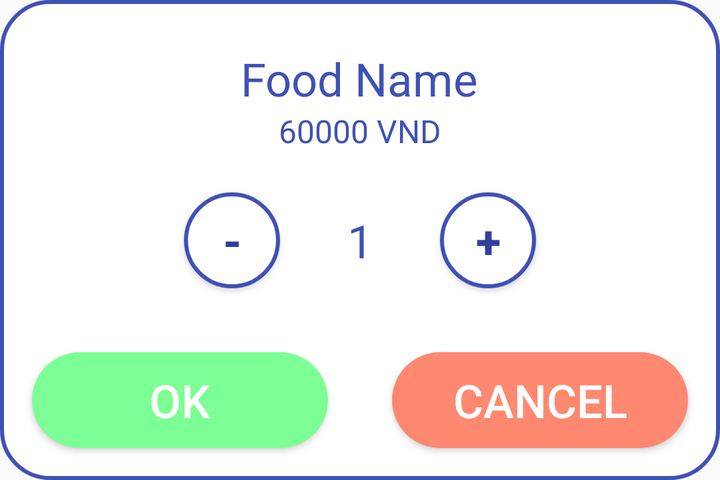
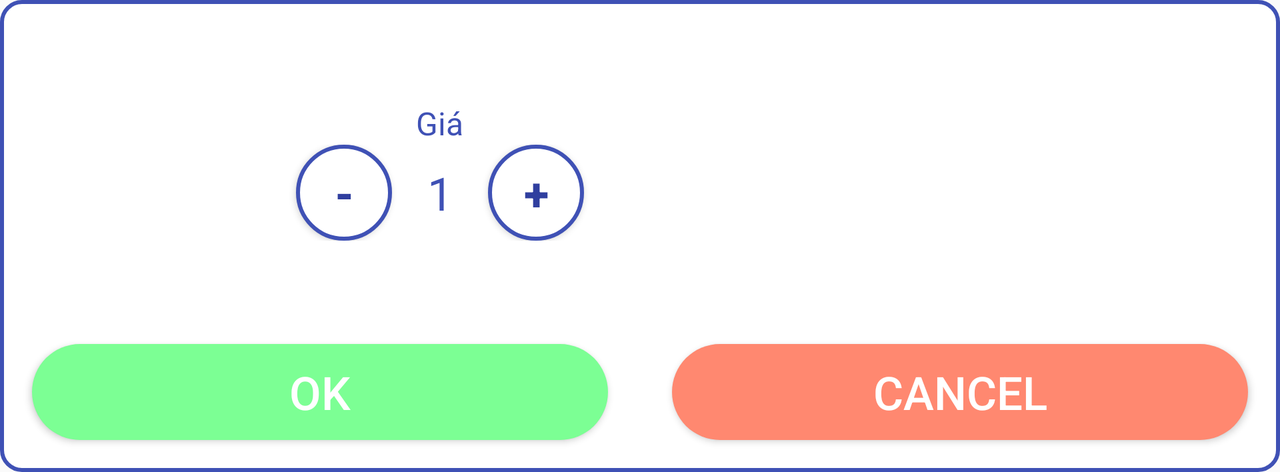

First picture: res/layout/ on a phone held upright. Second picture: the repository's own variant of that layout, on a device whose configuration matches the variant's folder. Source for both follows.
<!-- AndroidManifest.xml: application theme Theme.AppCompat.Light.NoActionBar -->
<!-- res/layout/dialog_choose.xml -->
<?xml version="1.0" encoding="utf-8"?>
<LinearLayout
    xmlns:android="http://schemas.android.com/apk/res/android" android:layout_width="match_parent"
    android:layout_height="wrap_content"
    android:orientation="vertical"
    android:layout_gravity="center"
    android:background="@drawable/round_outline">
    <RelativeLayout
        android:layout_marginTop="@dimen/activity_margin"
        android:padding="@dimen/activity_padding"
        android:layout_width="wrap_content"
        android:layout_height="wrap_content">

        <ImageView
            android:src="@drawable/background"
            android:id="@+id/img_dish_dialog"
            android:layout_width="@dimen/item_dish2"
            android:layout_height="@dimen/item_dish2"
            android:scaleType="centerCrop"
            android:layout_centerHorizontal="true"
            android:layout_marginBottom="@dimen/activity_padding"
            />
        <LinearLayout
            android:layout_width="match_parent"
            android:layout_height="wrap_content"
            android:gravity="center"
            android:layout_below="@id/img_dish_dialog"
            android:orientation="vertical">

            <TextView
                android:id="@+id/txt_dish_name_dialog"
                android:layout_width="wrap_content"
                android:layout_height="wrap_content"
                android:text="Food Name"
                android:gravity="center"
                android:textColor="@color/colorPrimary"
                android:textSize="@dimen/text_size_name"
                />
            <TextView
                android:id="@+id/txt_dish_price_dialog"
                android:layout_width="wrap_content"
                android:layout_height="wrap_content"
                android:textColor="@color/colorPrimary"
                android:text="60000 VND"
                android:textSize="@dimen/text_size_cost"

                />
        </LinearLayout>
    </RelativeLayout>
    <LinearLayout
        android:layout_width="wrap_content"
        android:layout_height="wrap_content"
        android:orientation="vertical"
        android:layout_gravity="center">

        <LinearLayout
            android:layout_width="wrap_content"
            android:layout_height="wrap_content">

            <Button
                android:id="@+id/btn_sub"
                android:layout_width="@dimen/btn_height"
                android:layout_height="wrap_content"
                android:layout_gravity="center"
                android:layout_margin="@dimen/activity_margin"
                android:background="@drawable/round_outline"
                android:text="@string/action_sub"
                android:textColor="@color/colorPrimaryDark"
                android:textSize="@dimen/text_size_name"
                android:textStyle="bold" />

            <TextView
            android:id="@+id/amounts"
            android:textSize="@dimen/text_size_name"
                android:textColor="@color/colorPrimary"
            android:text="1"
            android:gravity="center"
            android:layout_width="@dimen/btn_height"
            android:layout_height="match_parent" />

            <Button
                android:id="@+id/btn_add"
                android:layout_width="@dimen/btn_height"
                android:layout_height="wrap_content"
                android:layout_gravity="center"
                android:layout_margin="@dimen/activity_margin"
                android:background="@drawable/round_outline"
                android:text="@string/action_add"
                android:textColor="@color/colorPrimaryDark"
                android:textSize="@dimen/text_size_name"
                android:textStyle="bold" />
        </LinearLayout>
    </LinearLayout>

    <LinearLayout
        android:layout_width="match_parent"
        android:layout_height="wrap_content"
        android:orientation="horizontal">
        <Button
            android:id="@+id/btn_ok"
            android:layout_margin="@dimen/activity_margin"
            android:layout_gravity="center"
            android:layout_width="match_parent"
            android:layout_height="@dimen/btn_height"
            android:background="@drawable/btn_border_green"
            android:text="@string/action_ok"
            android:textColor="@color/white"
            android:layout_weight="1"
            android:textSize="@dimen/text_size_name"
            />
        <Button
            android:id="@+id/btn_cancel"
            android:layout_margin="@dimen/activity_margin"
            android:layout_gravity="center"
            android:layout_width="match_parent"
            android:layout_height="@dimen/btn_height"
            android:background="@drawable/btn_border_red"
            android:textColor="@color/white"
            android:text="@string/action_cancel"
            android:layout_weight="1"
            android:textSize="@dimen/text_size_name"/>


    </LinearLayout>
</LinearLayout>
<!-- resources referenced by this layout -->
<resources>
  <color name="colorPrimary">#3F51B5</color>
  <color name="colorPrimaryDark">#303F9F</color>
  <color name="white">#ffffff</color>
  <dimen name="activity_margin">16dp</dimen>
  <dimen name="activity_padding">4dp</dimen>
  <dimen name="btn_height">48dp</dimen>
  <dimen name="text_size_cost">16sp</dimen>
  <dimen name="text_size_name">23sp</dimen>
  <!-- drawable background: jpg bitmap (drawable, 804316 bytes) -->
  <!-- drawable btn_border_green (drawable) -->
  <?xml version="1.0" encoding="utf-8"?>
  <selector xmlns:android="http://schemas.android.com/apk/res/android">
      <item android:state_pressed="false">
          <shape xmlns:android="http://schemas.android.com/apk/res/android" android:shape="rectangle">
              <corners
                  android:radius="@dimen/border_button"
                  />
              <solid
                  android:color="#7CFF94"/>
          </shape>
      </item>
  
  </selector>
  <!-- drawable btn_border_red (drawable) -->
  <?xml version="1.0" encoding="utf-8"?>
  <selector xmlns:android="http://schemas.android.com/apk/res/android">
      <item android:state_pressed="true">
          <shape xmlns:android="http://schemas.android.com/apk/res/android" android:shape="rectangle">
              <corners
                  android:radius="@dimen/border_button"
                  />
              <solid
                  android:color="@android:color/holo_red_light"/>
          </shape>
      </item>
      <item android:state_pressed="false">
          <shape xmlns:android="http://schemas.android.com/apk/res/android" android:shape="rectangle">
              <corners
                  android:radius="@dimen/border_button"
                  />
              <solid
                  android:color="@color/color_red_yellow"/>
          </shape>
      </item>
  </selector>
  <!-- drawable round_outline (drawable) -->
  <?xml version="1.0" encoding="utf-8"?>
  <selector xmlns:android="http://schemas.android.com/apk/res/android">
      <item android:state_pressed="true">
          <shape xmlns:android="http://schemas.android.com/apk/res/android" android:shape="rectangle">
              <corners
                  android:radius="@dimen/border_button"
                  />
              <solid
                  android:color="@color/colorPrimary" />
  
              <stroke android:color="@color/colorPrimary" android:width="2dp"/>
          </shape>
      </item>
      <item android:state_pressed="false">
          <shape xmlns:android="http://schemas.android.com/apk/res/android" android:shape="rectangle">
              <corners
                  android:radius="@dimen/border_button"
                  />
              <solid
                  android:color="@color/white"/>
  
              <stroke android:color="@color/colorPrimary" android:width="2dp"/>
          </shape>
      </item>
  </selector>
  <string name="action_add">+</string>
  <string name="action_cancel">CANCEL</string>
  <string name="action_ok">OK</string>
  <string name="action_sub">-</string>
  <dimen name="border_button">24dp</dimen>
  <color name="color_red_yellow">#FF8870</color>
</resources>
<!-- res/layout-land/dialog_choose.xml (the repository's variant of the layout above) -->
<!-- drawn on the phone turned sideways -->
<?xml version="1.0" encoding="utf-8"?>
<LinearLayout
    xmlns:android="http://schemas.android.com/apk/res/android" android:layout_width="match_parent"
    android:layout_height="wrap_content"
    android:orientation="vertical"
    android:layout_gravity="center"
    android:background="@drawable/dialog_round">
    <RelativeLayout
        android:layout_marginTop="@dimen/activity_margin"
        android:padding="@dimen/activity_padding"
        android:layout_width="wrap_content"
        android:layout_height="wrap_content">

        <RelativeLayout
            android:layout_width="@dimen/item_dish_choose"
            android:layout_height="wrap_content"
            android:id="@+id/image"
            android:layout_alignParentLeft="true"
            android:layout_alignParentStart="true"
            android:layout_alignParentTop="true">



            <ImageView
                android:id="@+id/img_dish_dialog"
                android:layout_width="@dimen/item_dish_choose"
                android:layout_height="@dimen/item_dish_choose"
                android:layout_centerHorizontal="true"
                android:layout_marginBottom="@dimen/activity_padding"
                android:scaleType="fitCenter" />
            <ImageView
                android:id="@+id/img_new_dialog"
                android:layout_width="@dimen/icon_new"
                android:layout_height="@dimen/icon_new"
                android:src="@drawable/ic_new"
                android:visibility="invisible" />

            <ImageView
                android:id="@+id/img_sale_off_dialog"
                android:layout_width="@dimen/icon_new"
                android:layout_height="@dimen/icon_new"
                android:layout_alignParentEnd="true"
                android:layout_alignParentRight="true"
                android:src="@drawable/ic_sale_off"
                android:visibility="invisible" />

            <TextView
                android:id="@+id/txt_discount_dialog"
                android:layout_width="@dimen/icon_new"
                android:layout_height="@dimen/icon_new"
                android:layout_alignParentEnd="true"
                android:layout_alignParentRight="true"
                android:gravity="center"
                android:textColor="@color/colorPrimaryDark"
                android:textStyle="bold" />
        </RelativeLayout>

        <LinearLayout
            android:layout_width="wrap_content"
            android:layout_height="wrap_content"
            android:gravity="center"
            android:layout_toRightOf="@id/image"
            android:orientation="vertical">

            <TextView
                android:id="@+id/txt_dish_name_dialog"
                android:layout_width="wrap_content"
                android:layout_height="wrap_content"
                android:gravity="center"
                android:textColor="@color/colorPrimary"
                android:textSize="@dimen/text_size_name"
                />
            <RelativeLayout
                android:layout_width="match_parent"
                android:layout_height="wrap_content">
                <TextView
                    android:visibility="invisible"
                    android:padding="@dimen/activity_padding"
                    android:background="@drawable/strike_text_blue"
                    android:textColor="@color/colorPrimary"
                    android:id="@+id/txt_dish_price_origin_dialog"
                    android:layout_width="wrap_content"
                    android:layout_height="wrap_content"
                    android:text="Giá"
                    android:layout_centerVertical="true"
                    android:layout_marginRight="@dimen/activity_margin"
                    android:layout_marginEnd="@dimen/activity_margin"
                    android:layout_toStartOf="@id/txt_dish_price_dialog"
                    android:layout_toLeftOf="@id/txt_dish_price_dialog"
                    android:textAlignment="center"
                    android:textAllCaps="false"
                    android:textSize="@dimen/text_size_discount_choose"
                    />
                <TextView
                    android:layout_centerHorizontal="true"
                    android:text="Giá"
                    android:id="@+id/txt_dish_price_dialog"
                    android:layout_width="wrap_content"
                    android:layout_height="wrap_content"
                    android:textColor="@color/colorPrimary"
                    android:textSize="@dimen/text_size_cost"

                    />
            </RelativeLayout>
            <LinearLayout
                android:layout_width="wrap_content"
                android:layout_height="wrap_content"
                android:orientation="vertical"
                android:layout_gravity="center">

                <LinearLayout
                    android:layout_width="wrap_content"
                    android:layout_height="wrap_content">

                    <Button
                        android:id="@+id/btn_sub"
                        android:layout_width="@dimen/btn_height"
                        android:layout_height="wrap_content"
                        android:layout_gravity="center"
                        android:layout_marginLeft="@dimen/activity_margin"
                        android:background="@drawable/round_outline"
                        android:text="@string/action_sub"
                        android:textColor="@color/colorPrimaryDark"
                        android:textSize="@dimen/text_size_name"
                        android:textStyle="bold" />

                    <TextView
                        android:id="@+id/amounts"
                        android:textSize="@dimen/text_size_name"
                        android:textColor="@color/colorPrimary"
                        android:text="1"
                        android:gravity="center"
                        android:layout_width="@dimen/btn_height"
                        android:layout_height="match_parent" />

                    <Button
                        android:id="@+id/btn_add"
                        android:layout_width="@dimen/btn_height"
                        android:layout_height="wrap_content"
                        android:layout_gravity="center"
                        android:layout_marginRight="@dimen/activity_margin"
                        android:background="@drawable/round_outline"
                        android:text="@string/action_add"
                        android:textColor="@color/colorPrimaryDark"
                        android:textSize="@dimen/text_size_name"
                        android:textStyle="bold" />
                </LinearLayout>
            </LinearLayout>

        </LinearLayout>
    </RelativeLayout>

    <LinearLayout
        android:layout_width="match_parent"
        android:layout_height="wrap_content"
        android:orientation="horizontal">
        <Button
            android:id="@+id/btn_ok"
            android:layout_margin="@dimen/activity_margin"
            android:layout_gravity="center"
            android:layout_width="match_parent"
            android:layout_height="@dimen/btn_height"
            android:background="@drawable/btn_border_green"
            android:text="@string/action_ok"
            android:textColor="@color/white"
            android:layout_weight="1"
            android:textSize="@dimen/text_size_name"
            />
        <Button
            android:id="@+id/btn_cancel"
            android:layout_margin="@dimen/activity_margin"
            android:layout_gravity="center"
            android:layout_width="match_parent"
            android:layout_height="@dimen/btn_height"
            android:background="@drawable/btn_border_red"
            android:textColor="@color/white"
            android:text="@string/action_cancel"
            android:layout_weight="1"
            android:textSize="@dimen/text_size_name"/>


    </LinearLayout>
</LinearLayout>
<!-- resources referenced by the variant -->
<!-- as the phone turned sideways resolves them -->
<resources>
  <color name="colorPrimary">#3F51B5</color>
  <color name="colorPrimaryDark">#303F9F</color>
  <color name="white">#ffffff</color>
  <dimen name="activity_margin">16dp</dimen>
  <dimen name="activity_padding">4dp</dimen>
  <dimen name="btn_height">48dp</dimen>
  <dimen name="icon_new">64dp</dimen>
  <dimen name="item_dish_choose">128dp</dimen>
  <dimen name="text_size_cost">16sp</dimen>
  <dimen name="text_size_discount_choose">8sp</dimen>
  <dimen name="text_size_name">23sp</dimen>
  <!-- drawable btn_border_green (drawable) -->
  <?xml version="1.0" encoding="utf-8"?>
  <selector xmlns:android="http://schemas.android.com/apk/res/android">
      <item android:state_pressed="false">
          <shape xmlns:android="http://schemas.android.com/apk/res/android" android:shape="rectangle">
              <corners
                  android:radius="@dimen/border_button"
                  />
              <solid
                  android:color="#7CFF94"/>
          </shape>
      </item>
  
  </selector>
  <!-- drawable btn_border_red (drawable) -->
  <?xml version="1.0" encoding="utf-8"?>
  <selector xmlns:android="http://schemas.android.com/apk/res/android">
      <item android:state_pressed="true">
          <shape xmlns:android="http://schemas.android.com/apk/res/android" android:shape="rectangle">
              <corners
                  android:radius="@dimen/border_button"
                  />
              <solid
                  android:color="@android:color/holo_red_light"/>
          </shape>
      </item>
      <item android:state_pressed="false">
          <shape xmlns:android="http://schemas.android.com/apk/res/android" android:shape="rectangle">
              <corners
                  android:radius="@dimen/border_button"
                  />
              <solid
                  android:color="@color/color_red_yellow"/>
          </shape>
      </item>
  </selector>
  <!-- drawable dialog_round (drawable) -->
  <?xml version="1.0" encoding="utf-8"?>
  <shape xmlns:android="http://schemas.android.com/apk/res/android"
      android:shape="rectangle">
      <solid android:color="@android:color/white" />
      <stroke android:color="@color/colorPrimary" android:width="2dp" />
      <corners android:radius="@dimen/border_dish" />
  </shape>
  <!-- drawable ic_new: png bitmap (drawable, 12729 bytes) -->
  <!-- drawable ic_sale_off: png bitmap (drawable, 4892 bytes) -->
  <!-- drawable round_outline (drawable) -->
  <?xml version="1.0" encoding="utf-8"?>
  <selector xmlns:android="http://schemas.android.com/apk/res/android">
      <item android:state_pressed="true">
          <shape xmlns:android="http://schemas.android.com/apk/res/android" android:shape="rectangle">
              <corners
                  android:radius="@dimen/border_button"
                  />
              <solid
                  android:color="@color/colorPrimary" />
  
              <stroke android:color="@color/colorPrimary" android:width="2dp"/>
          </shape>
      </item>
      <item android:state_pressed="false">
          <shape xmlns:android="http://schemas.android.com/apk/res/android" android:shape="rectangle">
              <corners
                  android:radius="@dimen/border_button"
                  />
              <solid
                  android:color="@color/white"/>
  
              <stroke android:color="@color/colorPrimary" android:width="2dp"/>
          </shape>
      </item>
  </selector>
  <!-- drawable strike_text_blue (drawable) -->
  <?xml version="1.0" encoding="utf-8"?>
  <selector xmlns:android="http://schemas.android.com/apk/res/android">
      <item>
          <shape android:shape="line">
              <stroke android:width="1dp" android:color="@color/colorPrimary" />
          </shape>
      </item>
  </selector>
  <string name="action_add">+</string>
  <string name="action_cancel">CANCEL</string>
  <string name="action_ok">OK</string>
  <string name="action_sub">-</string>
  <dimen name="border_button">24dp</dimen>
  <color name="color_red_yellow">#FF8870</color>
  <dimen name="border_dish">10dp</dimen>
</resources>
